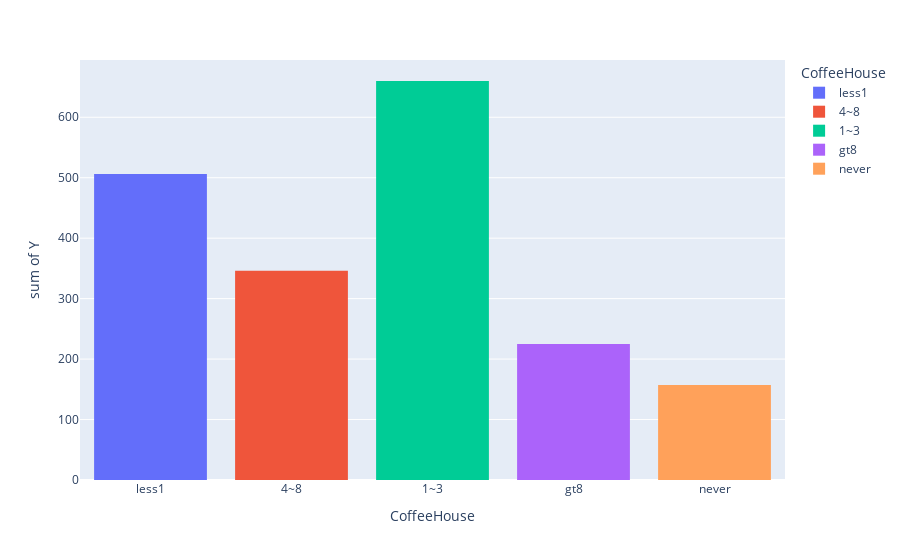

Source (notebook cell):
### Code cell
import plotly.express as px
fig = px.histogram(coffee_coupon, x = "CoffeeHouse", y = "Y", color = "CoffeeHouse")
fig.show()

### Figure 1 — Plotly figure (JSON) as saved in the notebook; plotly's stock layout.template omitted (floating-point values rounded to 4 significant figures; data arrays with more than 128 entries replaced by an {"elided": "..."} marker saying what was removed)
{"data": [{"alignmentgroup": "True", "bingroup": "x", "histfunc": "sum", "hovertemplate": "CoffeeHouse=%{x}<br>sum of Y=%{y}<extra></extra>", "legendgroup": "less1", "marker": {"color": "#636efa", "pattern": {"shape": ""}}, "name": "less1", "offsetgroup": "less1", "orientation": "v", "showlegend": true, "type": "histogram", "x": {"elided": "1052 str values"}, "xaxis": "x", "y": {"elided": "1052 int values"}, "yaxis": "y"}, {"alignmentgroup": "True", "bingroup": "x", "histfunc": "sum", "hovertemplate": "CoffeeHouse=%{x}<br>sum of Y=%{y}<extra></extra>", "legendgroup": "4~8", "marker": {"color": "#EF553B", "pattern": {"shape": ""}}, "name": "4~8", "offsetgroup": "4~8", "orientation": "v", "showlegend": true, "type": "histogram", "x": {"elided": "507 str values"}, "xaxis": "x", "y": {"elided": "507 int values"}, "yaxis": "y"}, {"alignmentgroup": "True", "bingroup": "x", "histfunc": "sum", "hovertemplate": "CoffeeHouse=%{x}<br>sum of Y=%{y}<extra></extra>", "legendgroup": "1~3", "marker": {"color": "#00cc96", "pattern": {"shape": ""}}, "name": "1~3", "offsetgroup": "1~3", "orientation": "v", "showlegend": true, "type": "histogram", "x": {"elided": "1019 str values"}, "xaxis": "x", "y": {"elided": "1019 int values"}, "yaxis": "y"}, {"alignmentgroup": "True", "bingroup": "x", "histfunc": "sum", "hovertemplate": "CoffeeHouse=%{x}<br>sum of Y=%{y}<extra></extra>", "legendgroup": "gt8", "marker": {"color": "#ab63fa", "pattern": {"shape": ""}}, "name": "gt8", "offsetgroup": "gt8", "orientation": "v", "showlegend": true, "type": "histogram", "x": {"elided": "342 str values"}, "xaxis": "x", "y": {"elided": "342 int values"}, "yaxis": "y"}, {"alignmentgroup": "True", "bingroup": "x", "histfunc": "sum", "hovertemplate": "CoffeeHouse=%{x}<br>sum of Y=%{y}<extra></extra>", "legendgroup": "never", "marker": {"color": "#FFA15A", "pattern": {"shape": ""}}, "name": "never", "offsetgroup": "never", "orientation": "v", "showlegend": true, "type": "histogram", "x": {"elided": "896 str values"}, "xaxis": "x", "y": {"elided": "896 int values"}, "yaxis": "y"}], "layout": {"barmode": "relative", "legend": {"title": {"text": "CoffeeHouse"}, "tracegroupgap": 0}, "margin": {"t": 60}, "xaxis": {"anchor": "y", "categoryarray": ["less1", "4~8", "1~3", "gt8", "never"], "categoryorder": "array", "domain": [0, 1], "title": {"text": "CoffeeHouse"}}, "yaxis": {"anchor": "x", "domain": [0, 1], "title": {"text": "sum of Y"}}}}
